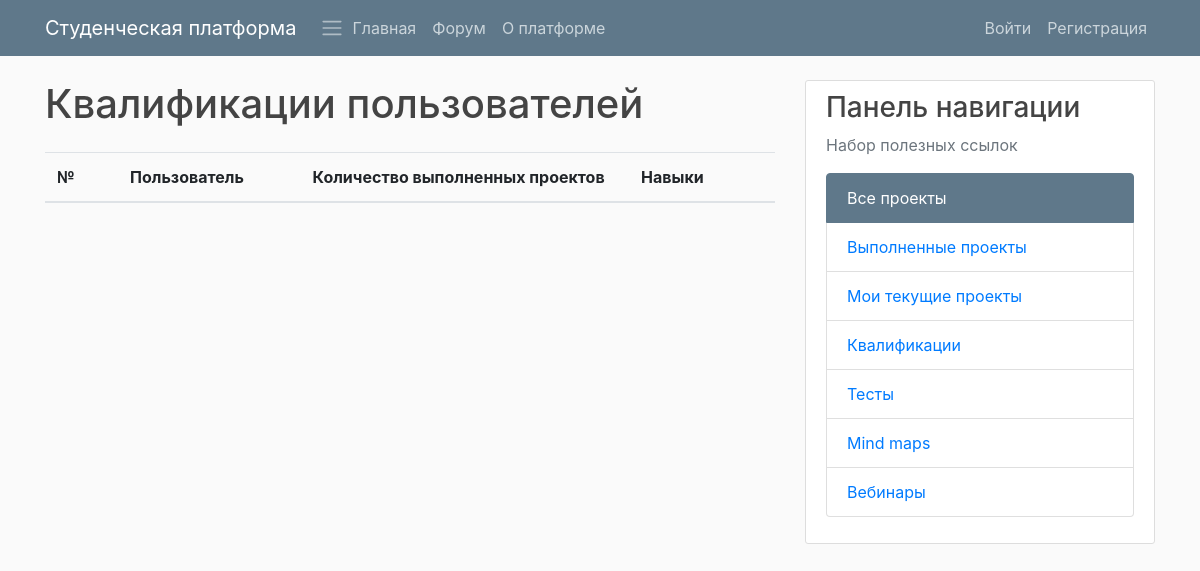
The page /platform/qualifications/ on the database as committed earlier.
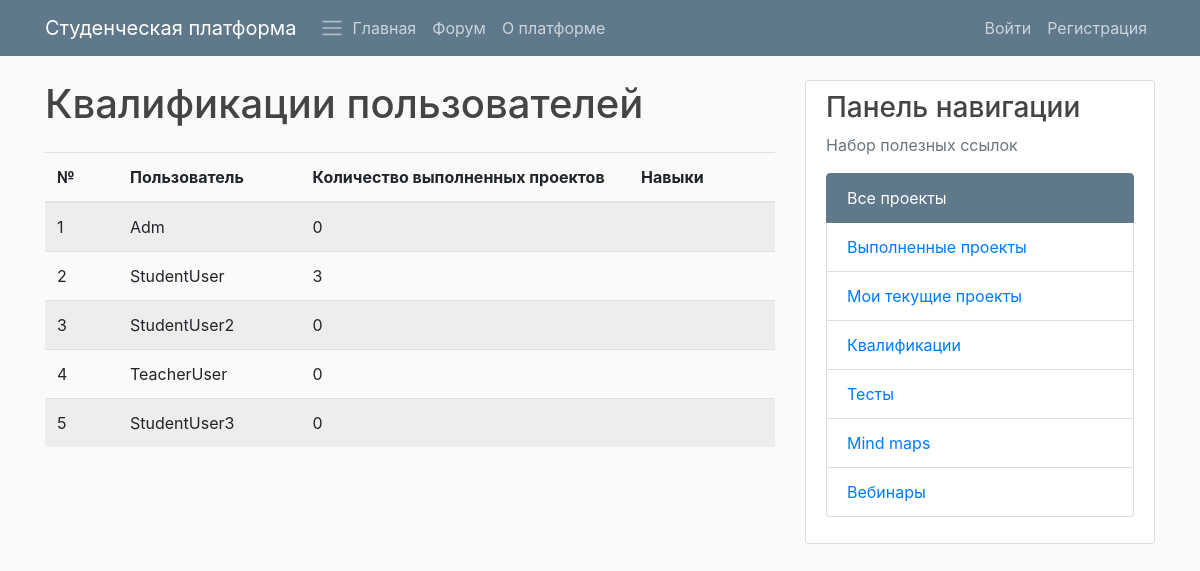
The same page on the database as committed later.
### PlatformApp/models.py (models this page shows, shortened)
class Qualification(models.Model):
    user = models.OneToOneField(User, on_delete=models.CASCADE)
    done_projects_count = models.IntegerField()

### PlatformApp/views.py (the view)
# urls.py: path("qualifications/", platfrom_views.QualificationsListView.as_view(),
class QualificationsListView(ListView):
    model = Qualification
    def get_context_data(self, **kwargs):
        context = super().get_context_data(**kwargs)
        return context

### PlatformApp/templates/PlatformApp/qualification_list.html
{% extends "PlatformApp/base.html" %}
{% block content %}
{% load templatetagname %}
<h1>Квалификации пользователей</h1>
<div class="table-responsive pt-3">
    <table class="table table-hover table-striped">
        <colgroup>
            <col span="1" style="width: 10%;">
            <col span="1" style="width: 25%;">
            <col span="1" style="width: 45%;">
            <col span="1" style="width: 20%;">
        </colgroup>
        <thead class="">
            <tr>
                <th scope="col" class="align-middle">№</th>
                <th scope="col" class="align-middle">Пользователь</th>
                <th scope="col" class="align-middle">Количество выполненных проектов</th>
                <th scope="col" class="align-middle">Навыки</th>
            </tr>
        </thead>
        <tbody class="">
            {% for object in object_list %}
            <tr>
                <td scope="row" class="align-middle">{{ object.id }}</td>
                <td class="align-middle">{{ object.user }}</td>
                <td class="align-middle">{{ object.done_projects_count }}</td>
                <td class="align-middle"></td>
            </tr>
            {% endfor %}
        </tbody>
    </table>
</div>
{% endblock content %}
{% block right_panel %}
<div class="list-group">
    <a class="list-group-item active" href="{% url 'project-all' %}">
        Все проекты
    </a>
    <a class="list-group-item" href="{% url 'project-done' %}">
        Выполненные проекты
    </a>
    <a class="list-group-item" href="{% url 'project-mine' %}">
        Мои текущие проекты
    </a>
    <a class="list-group-item" href="{% url 'qualifications' %}">
        Квалификации
    </a>
    <a class="list-group-item" href="{% url 'quiz_index' %}">
        Тесты
    </a>
    <a class="list-group-item" href="#">
        Mind maps
    </a>
    <a class="list-group-item" href="{% url 'webinar-test' %}">
        Вебинары
    </a>
</div>
{% endblock right_panel %}

### PlatformApp/templates/PlatformApp/base.html (shortened to what this page needs)
{% load templatetagname %}
{% load static %}
<!doctype html>
<html lang="en">
    <head>
        <link
            rel="stylesheet"
            href="https://stackpath.bootstrapcdn.com/bootstrap/4.4.1/css/bootstrap.min.css"
        >
        <link rel="stylesheet" type="text/css" href="{% static 'PlatformApp/main.css' %}">
    </head>
    <body>
        <header class="site-header">
            <nav class="navbar navbar-expand-md navbar-dark bg-steel fixed-top">
                <div class="container">
                    <a class="navbar-brand mr-4" href="{% url 'platform-home' %}">Студенческая платформа</a>
                    <span class="navbar-toggler-icon"></span>
                    <div class="collapse navbar-collapse" id="navbarToggle">
                        <div class="navbar-nav mr-auto">
                            <a class="nav-item nav-link" href="{% url 'platform-home' %}">Главная</a>
                            <a class="nav-item nav-link" href="/platform/forum/">Форум</a>
                            <a class="nav-item nav-link" href="{% url 'platform-about' %}">О платформе</a>
                        </div>
                        <div class="navbar-nav">
                            {% if user.is_authenticated %}
                            <a class="nav-item nav-link" href="{% url 'user-profile' %}">Мой профиль ({{ user.username }})</a>
                            <a class="nav-item nav-link" href="{% url 'user-logout' %}">Выйти</a>
                            {% else %}
                            <a class="nav-item nav-link" href="{% url 'user-login' %}">Войти</a>
                            <a class="nav-item nav-link" href="{% url 'user-registration' %}">Регистрация</a>
                            {% endif %}
                        </div>
                    </div>
                </div>
            </nav>
        </header>
        <main role="main" class="container">
            <div class="row">
                <div class="col-md-8">
                    {% block content %}{% endblock %}
                </div>
                <div class="col-md-4">
                    <div class="content-section">
                        <h3>Панель навигации</h3>
                        <p class="text-muted">
                            Набор полезных ссылок
                            {% block right_panel %}{% endblock %}
                        </p>
                    </div>
                </div>
            </div>
        </main>
    </body>
</html>

### PlatformApp/static/PlatformApp/main.css (style rules this page uses)
body { background: #fafafa; color: #333333; margin-top: 5rem; }
h1, h2, h3, h4, h5, h6 { color: #444444; }
.bg-steel { background-color: #5f788a; }
.list-group-item.active { background-color: #5f788a; border-color: #5f788a; }
.site-header .navbar-nav .nav-link { color: #cbd5db; }
.content-section { background: #ffffff; padding: 10px 20px; border: 1px solid #dddddd; border-radius: 3px; margin-bottom: 20px; }

Rows that differ between the two databases and show on the page:
added Qualification: id "1", user "Adm", done_projects_count "0"
added Qualification: id "2", user "StudentUser", done_projects_count "3"
added Qualification: id "3", user "StudentUser2", done_projects_count "0"
added Qualification: id "4", user "TeacherUser", done_projects_count "0"
added Qualification: id "5", user "StudentUser3", done_projects_count "0"
